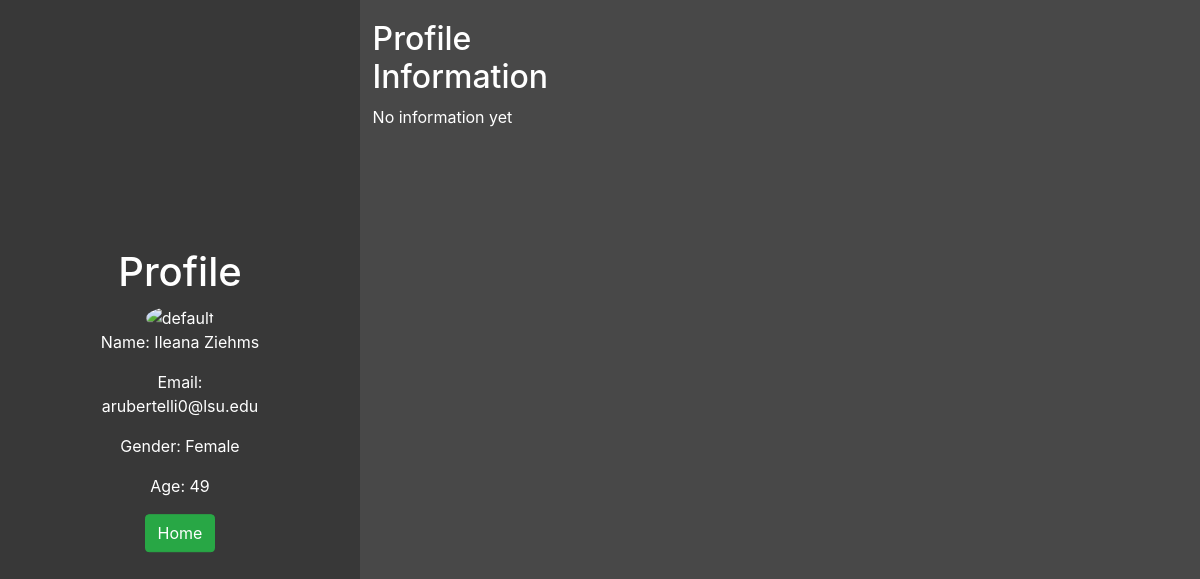
The page /staffinfo (signed in) on the database its author committed.
### tables this page shows
CREATE TABLE bidders (
    email TEXT,
    first_name TEXT,
    last_name TEXT,
    gender TEXT,
    age INTEGER,
    home_address_id TEXT,
    major TEXT,

    PRIMARY KEY (email)
);

### app.py (the view)
@app.route('/staffinfo', methods=['POST','GET'])
def hdinfo():
    if not session.get("name"):
        return redirect('/name')
    info = get_bidder_info(session.get("name"))
    email = session.get("name")
    first = info[0][1]
    last = info[0][2]
    gender = info[0][3]
    age = info[0][4]
    return render_template('help_desk_info.html', age=age,email=email,first=first,last=last,gender=gender)

### app.py (called while the page is built)
def get_bidder_info(email):
    connection=sql.connect('database.db')
    connection.execute('CREATE TABLE IF NOT EXISTS bidders(email TEXT PRIMARY KEY NOT NULL, first_name TEXT NOT NULL, last_name TEXT NOT NULL, gender TEXT NOT NULL, age INTEGER NOT NULL, home_address_id TEXT NOT NULL, major TEXT NOT NULL);')
    connection.commit()
    cursor = connection.execute('SELECT * FROM bidders WHERE email = ?;',(email,))
    return cursor.fetchall()

### templates/help_desk_info.html (shortened to what this page needs)
<!DOCTYPE html>
<html lang="en">
<head>
    <link rel="stylesheet" href="https://stackpath.bootstrapcdn.com/bootstrap/4.4.1/css/bootstrap.min.css"
>
</head>
<body>
<div class="split left">
  <div class="centered">
    <h1><center>Profile</center></h1>
      <img src="Green%20Gradient%20Minimalist%20Simple%20Instagram%20Profile%20Picture.png" alt="default"><br>
      <p>Name: {{ first }} {{ last }}</p>
      <p>Email: {{ email }} </p>
      <p>Gender: {{ gender }}</p>
      <p>Age: {{ age }}</p>
      <a class="btn btn-success" href="/find_home_page" role="button">Home</a>
  </div>
</div>
<div class="split right">
    <div class="margin">
        <h2><left>Profile Information</left></h2>
        <p> No information yet</p>
    </div>
</div>
</body>
</html>

### templates/help_desk_info.html (style rules this page uses)
body { color: white; }
.split { height: 100%; position: fixed; z-index: 1; top: 0; overflow-x: hidden; padding-top: 20px; }
.left { left: 0; background-color: rgb(56,56,56); width: 30%; }
.right { right: 0; background-color: rgb(72,72,72); width: 70%; }
.margin { float: left; margin: 0 1.5%; width: 30%; }
.centered { position: absolute; top: 50%; left: 50%; transform: translate(-50%, -50%); text-align: center; }
.centered img { width: 150px; border-radius: 50%; }

### rows shown on the page
bidders: first_name "Ileana", last_name "Ziehms", email "arubertelli0@lsu.edu", gender "Female"

### other values the page prints
{{ age }} "49"
